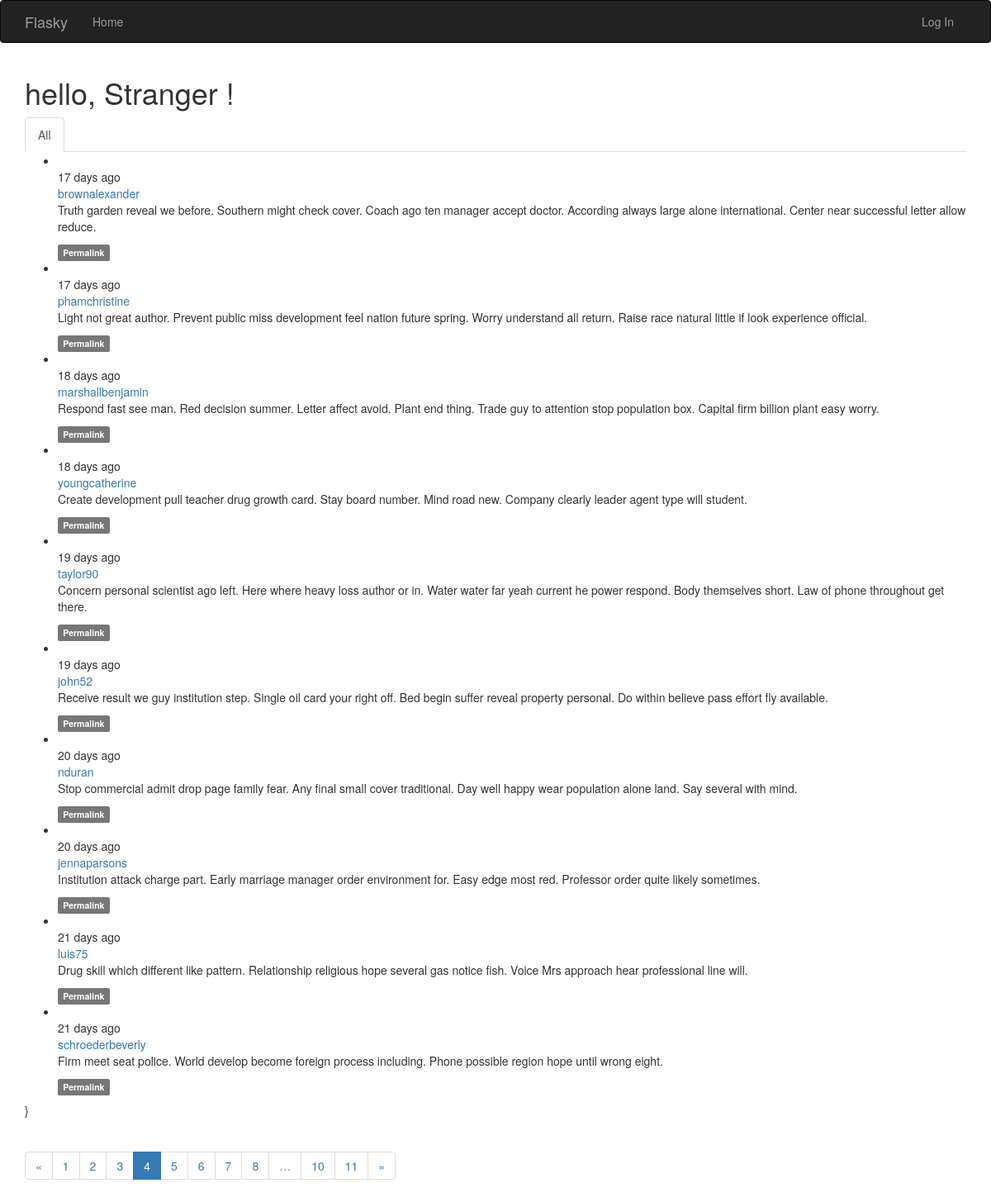
/?page=4, run on the app's committed database.
### app/models.py (models this page shows, shortened)
class Post(db.Model):
    __tablename__ = 'post'
    id = db.Column(db.Integer, primary_key=True)
    body = db.Column(db.Text)
    body_html = db.Column(db.Text)
    timestamp = db.Column(db.DateTime, index=True, default=datetime.utcnow)
    author_id = db.Column(db.Integer, db.ForeignKey('users.id'))

class User(UserMixin, db.Model):
    __tablename__ = 'users'
    id = db.Column(db.Integer, primary_key=True)
    email = db.Column(db.String(64), unique=True, index=True)
    password_hash = db.Column(db.String(128))
    username = db.Column(db.String(64), unique=True, index=True)
    role_id = db.Column(db.Integer, db.ForeignKey('roles.id'))
    confirmed = db.Column(db.Boolean, default=False)
    name = db.Column(db.String(64))
    location = db.Column(db.String(64))
    about_me = db.Column(db.Text())
    member_since = db.Column(db.DateTime(), default=datetime.utcnow)
    last_seen = db.Column(db.DateTime(), default=datetime.utcnow)
    posts = db.relationship('Post', backref='author', lazy='dynamic')
    followed = db.relationship('Follow', foreign_keys=[Follow.follower_id],
                               backref=db.backref('follower', lazy='joined'),
                               lazy='dynamic', cascade='all, delete-orphan')
    followers = db.relationship('Follow', foreign_keys=[Follow.followed_id],
                                backref=db.backref('followed', lazy='joined'),
                                lazy='dynamic', cascade='all, delete-orphan')
    @property
    def password(self):
        raise AttributeError('Password is not a readable attribute!')

### app/main/views.py (the view)
@main.route('/', methods=['GET', 'POST'])
def index():
    form = PostForm()
    if current_user.can(Permission.WRITE) and form.validate_on_submit():
        post = Post(body=form.body.data, author=current_user._get_current_object())
        db.session.add(post)
        db.session.commit()
        return redirect(url_for('.index'))
    page = request.args.get('page', 1, type=int)
    show_followed = False
    if current_user.is_authenticated:
        show_followed = bool(request.cookies.get('show_followed', ''))
    if show_followed:
        query = current_user.followed_posts
    else:
        query = Post.query
    pagination = query.order_by(Post.timestamp.desc()).paginate(
        page, per_page=current_app.config['FLASK_POSTS_PER_PAGE'], error_out=False)
    posts = pagination.items
    return render_template('index.html', form=form, posts=posts, show_followed=show_followed, pagination=pagination)

### app/auth/views.py (called while the page is built)
@auth.before_app_request
def before_request():
    if current_user.is_authenticated:
        current_user.ping()
        if not current_user.confirmed \
                and request.blueprint != 'auth' \
                and request.endpoint != 'static':
            return redirect(url_for('auth.unconfirmed'))

### app/main/__init__.py (called while the page is built)
@main.app_context_processor
def inject_permission():
    return dict(Permission=Permission)

### app/models.py (called while the page is built)
    def can(self, permission):
        return False

    def is_administrator(self):
        return False

### app/templates/index.html (shortened to what this page needs)
{% extends 'base.html' %}
{% import 'bootstrap/wtf.html' as wtf %}
{% import '_macro.html' as macro %}
{% block navbar %}
{{ super() }}
{% endblock %}
{% block page_content %}
<div>
    <h1>hello,
        {% if current_user.is_authenticated %}
        {{ current_user.username }}
        {% else %}
        Stranger
        {% endif %}!
    </h1>
</div>
<div class="post-tabs">
    <ul class="nav nav-tabs">
        <li{% if not show_followed %} class="active"{% endif %}><a href="{{ url_for('.show_all') }}">All</a></li>
    </ul>
    {% include '_posts.html' %}}
</div>
<div class="pagination">
        {{ macro.pagination_widget(pagination, '.index') }}
    </div>
{% endblock %}

### app/templates/_posts.html (shortened to what this page needs)
<ul class="posts">
    {% for post in posts %}
    <li class="post">
        <div class="profile-thumbnail">
        </div>
        <div class="post-date">{{ moment(post.timestamp).fromNow() }}</div>
        <div class="post-author">
            <a href="{{ url_for('.user', username=post.author.username) }}">
                {{ post.author.username }}
            </a>
        </div>
        <div class="post-content">
            <div class="post-body">
            {% if post.body_html %}
                {{ post.body_html | safe }}
            {% else %}
                {{ post.body }}
            {% endif %}
            </div>
            <div class="post-footer">
                <a href="{{ url_for('.post', id=post.id) }}"><span class="label label-default">Permalink</span></a>
            </div>
        </div>
    </li>
    {% endfor %}
</ul>

### data on the page
Post: timestamp "17 days ago", author.username "brownalexander", body_html "Truth garden reveal we before. Southern might check cover. Coach ago ten manager accept doctor. According always large alone international. Center near successful letter allow reduce."
Post: timestamp "17 days ago", author.username "phamchristine", body_html "Light not great author. Prevent public miss development feel nation future spring. Worry understand all return. Raise race natural little if look experience official."
Post: timestamp "18 days ago", author.username "marshallbenjamin", body_html "Respond fast see man. Red decision summer. Letter affect avoid. Plant end thing. Trade guy to attention stop population box. Capital firm billion plant easy worry."
Post: timestamp "18 days ago", author.username "youngcatherine", body_html "Create development pull teacher drug growth card. Stay board number. Mind road new. Company clearly leader agent type will student."
Post: timestamp "19 days ago", author.username "taylor90", body_html "Concern personal scientist ago left. Here where heavy loss author or in. Water water far yeah current he power respond. Body themselves short. Law of phone throughout get there."
Post: timestamp "19 days ago", author.username "john52", body_html "Receive result we guy institution step. Single oil card your right off. Bed begin suffer reveal property personal. Do within believe pass effort fly available."
Post: timestamp "20 days ago", author.username "nduran", body_html "Stop commercial admit drop page family fear. Any final small cover traditional. Day well happy wear population alone land. Say several with mind."
Post: timestamp "20 days ago", author.username "jennaparsons", body_html "Institution attack charge part. Early marriage manager order environment for. Easy edge most red. Professor order quite likely sometimes."
Post: timestamp "21 days ago", author.username "luis75", body_html "Drug skill which different like pattern. Relationship religious hope several gas notice fish. Voice Mrs approach hear professional line will."
Post: timestamp "21 days ago", author.username "schroederbeverly", body_html "Firm meet seat police. World develop become foreign process including. Phone possible region hope until wrong eight."

### other printed values
{{ p }} "1" "2" "3" "5" "6" "7" "8" "10" "11"
{{ p }} "4"
